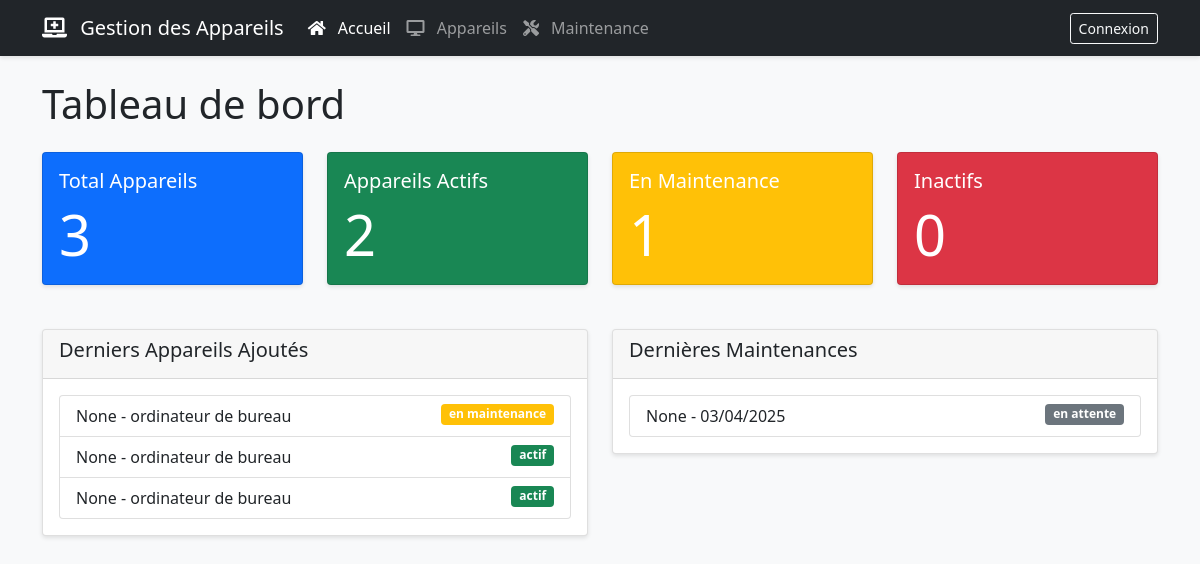
Before: / with the older database file.
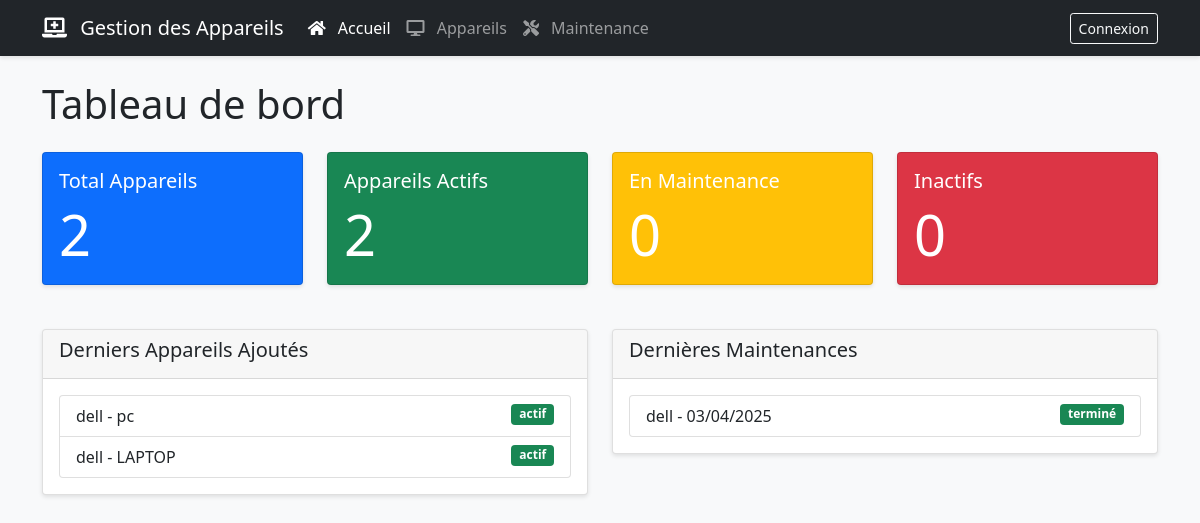
After: the same page with the newer database file.
### app.py (models this page shows, shortened)
class Device(db.Model):
    id = db.Column(db.Integer, primary_key=True)
    name = db.Column(db.String(100), nullable=False)
    type = db.Column(db.String(50), nullable=False)
    serial_number = db.Column(db.String(100), nullable=False, unique=True)
    status = db.Column(db.String(20), default='actif')
    assigned_to = db.Column(db.String(100))
    service = db.Column(db.String(100))
    department = db.Column(db.String(100))
    mac_address = db.Column(db.String(17))
    notes = db.Column(db.Text)
    maintenance_records = db.relationship('MaintenanceRecord', backref='device', lazy=True, cascade="all, delete-orphan")
    ownership_changes = db.relationship('OwnershipChange', backref='device', lazy=True, cascade="all, delete-orphan")

class MaintenanceRecord(db.Model):
    id = db.Column(db.Integer, primary_key=True)
    device_id = db.Column(db.Integer, db.ForeignKey('device.id'), nullable=False)
    reference = db.Column(db.String(20))
    maintenance_date = db.Column(db.Date, nullable=False)
    issue_description = db.Column(db.Text, nullable=False)
    actions_taken = db.Column(db.Text)
    status = db.Column(db.String(20), default='en attente')
    technician = db.Column(db.String(100), nullable=False)
    completion_date = db.Column(db.Date)
    notes = db.Column(db.Text)

### app.py (the view)
@app.route('/')
def index():
    data = {
        'total_devices': Device.query.count(),
        'active_devices': Device.query.filter_by(status='actif').count(),
        'maintenance_devices': Device.query.filter_by(status='en maintenance').count(),
        'inactive_devices': Device.query.filter_by(status='inactif').count(),
        'recent_devices': Device.query.order_by(Device.id.desc()).limit(5).all(),
        'recent_maintenance': MaintenanceRecord.query.order_by(MaintenanceRecord.maintenance_date.desc()).limit(5).all(),
        'assigned_data': db.session.query(
            Device.assigned_to,
            db.func.count(Device.id).label('device_count')
        ).filter(
            Device.assigned_to != '',
            Device.assigned_to != None
        ).group_by(Device.assigned_to).all()
    }
    return render_template('index.html', **data)

### app.py (called while the page is built)
@app.context_processor
def utility_processor():
    from datetime import datetime
    return {
        'now': datetime.now
    }

### templates/index.html (shortened to what this page needs)
{% extends "base.html" %}
{% block content %}
<h1 class="mb-4">Tableau de bord</h1>
<div class="row">
    <div class="col-md-3">
        <div class="card stats-card bg-primary text-white">
            <div class="card-body">
                <h5 class="card-title">Total Appareils</h5>
                <p class="card-text display-4">{{ total_devices }}</p>
            </div>
        </div>
    </div>
    <div class="col-md-3">
        <div class="card stats-card bg-success text-white">
            <div class="card-body">
                <h5 class="card-title">Appareils Actifs</h5>
                <p class="card-text display-4">{{ active_devices }}</p>
            </div>
        </div>
    </div>
    <div class="col-md-3">
        <div class="card stats-card bg-warning text-white">
            <div class="card-body">
                <h5 class="card-title">En Maintenance</h5>
                <p class="card-text display-4">{{ maintenance_devices }}</p>
            </div>
        </div>
    </div>
    <div class="col-md-3">
        <div class="card stats-card bg-danger text-white">
            <div class="card-body">
                <h5 class="card-title">Inactifs</h5>
                <p class="card-text display-4">{{ inactive_devices }}</p>
            </div>
        </div>
    </div>
</div>
<div class="row mt-4">
    <div class="col-md-6">
        <div class="card">
            <div class="card-header">
                <h5>Derniers Appareils Ajoutés</h5>
            </div>
            <div class="card-body">
                <div class="list-group">
                    {% for device in recent_devices %}
                    <a href="{{ url_for('device_details', device_id=device.id) }}" class="list-group-item list-group-item-action">
                        {{ device.name }} - {{ device.type }}
                        <span class="badge bg-{{ 'success' if device.status == 'actif' else 'warning' if device.status == 'en maintenance' else 'danger' }} float-end">
                            {{ device.status }}
                        </span>
                    </a>
                    {% endfor %}
                </div>
            </div>
        </div>
    </div>
    <div class="col-md-6">
        <div class="card">
            <div class="card-header">
                <h5>Dernières Maintenances</h5>
            </div>
            <div class="card-body">
                <div class="list-group">
                    {% for record in recent_maintenance %}
                    <a href="{{ url_for('device_details', device_id=record.device_id) }}" class="list-group-item list-group-item-action">
                        {{ record.device.name }} - {{ record.maintenance_date.strftime('%d/%m/%Y') }}
                        <span class="badge bg-{{ 'success' if record.status == 'terminé' else 'warning' if record.status == 'en cours' else 'secondary' }} float-end">
                            {{ record.status }}
                        </span>
                    </a>
                    {% endfor %}
                </div>
            </div>
        </div>
    </div>
</div>
{% endblock %}

### templates/base.html (shortened to what this page needs)
<!DOCTYPE html>
<html lang="fr">
<head>
    <link href="https://cdn.jsdelivr.net/npm/bootstrap@5.1.3/dist/css/bootstrap.min.css" rel="stylesheet">
    <link rel="stylesheet" href="{{ url_for('static', filename='css/style.css') }}">
    <link rel="stylesheet" href="https://cdnjs.cloudflare.com/ajax/libs/font-awesome/5.15.4/css/all.min.css">
</head>
<body>
    <nav class="navbar navbar-expand-lg navbar-dark bg-dark sticky-top">
        <div class="container">
            <a class="navbar-brand" href="{{ url_for('index') }}">
                <i class="fas fa-laptop-medical"></i> Gestion des Appareils
            </a>
            <div class="collapse navbar-collapse" id="navbarNav">
                <ul class="navbar-nav me-auto">
                    <li class="nav-item">
                        <a class="nav-link {{ 'active' if request.endpoint == 'index' }}" href="{{ url_for('index') }}">
                            <i class="fas fa-home"></i> Accueil
                        </a>
                    </li>
                    <li class="nav-item">
                        <a class="nav-link {{ 'active' if request.endpoint == 'devices' }}" href="{{ url_for('devices') }}">
                            <i class="fas fa-desktop"></i> Appareils
                        </a>
                    </li>
                    <li class="nav-item">
                        <a class="nav-link {{ 'active' if request.endpoint == 'maintenance' }}" href="{{ url_for('maintenance') }}">
                            <i class="fas fa-tools"></i> Maintenance
                        </a>
                    </li>
                </ul>
                <div class="d-flex">
                    {% if current_user.is_authenticated %}
                        <span class="navbar-text me-3">
                            <i class="fas fa-user"></i>
                            {{ current_user.username }}
                            {% if current_user.is_admin %}
                                <span class="badge bg-danger">Admin</span>
                            {% endif %}
                        </span>
                        <a href="{{ url_for('logout') }}" class="btn btn-outline-light btn-sm">Déconnexion</a>
                    {% else %}
                        <a href="{{ url_for('login') }}" class="btn btn-outline-light btn-sm">Connexion</a>
                    {% endif %}
                </div>
            </div>
        </div>
    </nav>
    <div class="container mt-4">
        {% block content %}{% endblock %}
    </div>
</body>
</html>

### static/css/style.css (style rules this page uses)
body { background-color: #f8f9fa; }
.card { margin-bottom: 20px; box-shadow: 0 2px 4px rgba(0,0,0,0.1); transition: all 0.3s; }
.stats-card { transition: transform 0.2s; }
.btn { transition: all 0.3s; }
.navbar { box-shadow: 0 2px 4px rgba(0,0,0,0.1); }
.navbar-brand i, .nav-link i { margin-right: 0.5rem; }

Changed rows visible on the page:
removed Device: name "None", type "ordinateur de bureau", status "en maintenance"
changed Device (number 1 of 2 on the later page): name "None" → "dell"; type "ordinateur de bureau" → "pc"
changed Device: name "None" → "dell"; type "ordinateur de bureau" → "LAPTOP"
changed MaintenanceRecord: device.name "None" → "dell"; status "en attente" → "terminé"
Other visible differences:
{{ total_devices }}: "3" → "2"
{{ maintenance_devices }}: "1" → "0"
